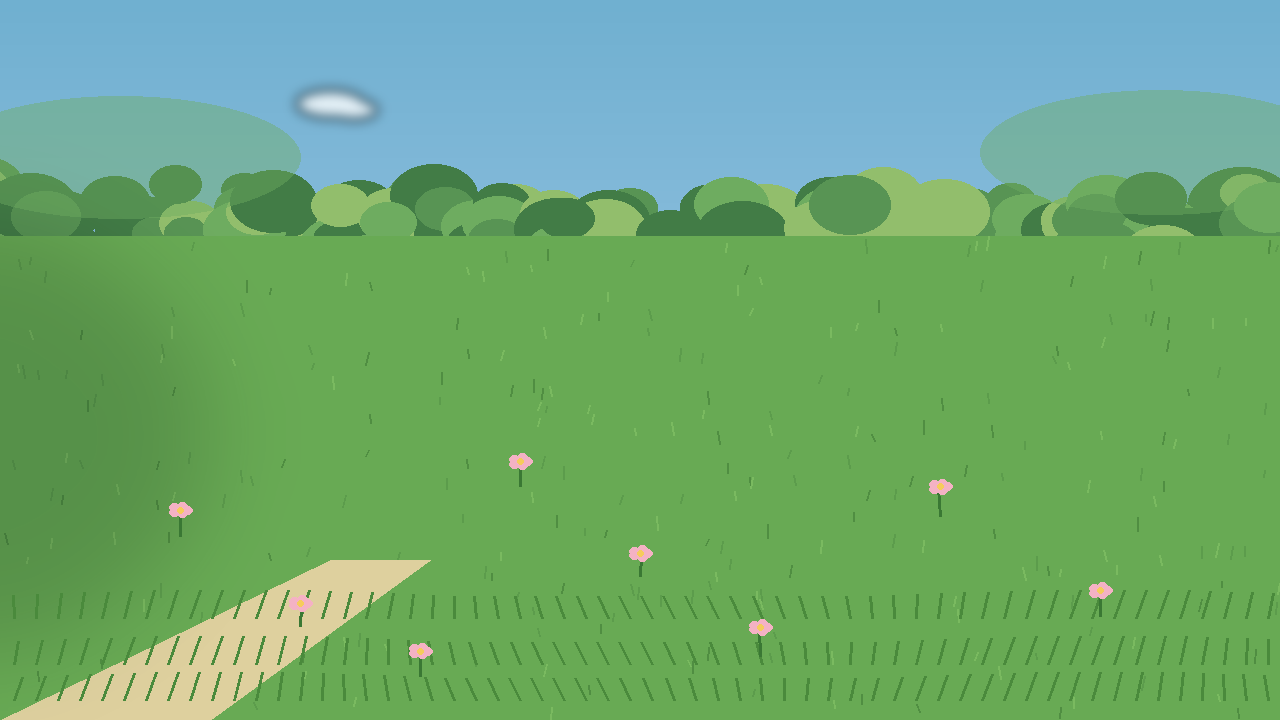
#> input picture show/assets/backgrounds/green/EP01-PLATE-green-day-v0-spec-still.png, 1280 x 720 px
$ python -i grade_plates.py   (imports and definitions only)
#> lines starting #> are read from the running program, lines starting #| are printed output that depends on the picture
#> further down, picture is the input picture: shape (720, 1280, 3); mean B, G, R 114.6, 169.6, 108.8
#!/usr/bin/env python3
"""EP01 gap-fill Work Package B — reproducible DERIVED plate grades.

Every output of this script is a DERIVED grade: a colour/light treatment
layered over an existing plate (Lighting System L7: shifts are layers,
never repaints). Nothing here is canon original art, and every output is
registered DERIVED with its provenance in show/shared/PLATES-REGISTRY.md.

Inputs (verified, see INVENTORY.md / registry):
  Gate base : gate-plate-v1-still-1280.png
              md5 3d3d76f29d0dd23aa8633db1e471b81e (1280 working copy of the
              owner-accepted 2048x1152 v1 still, md5 2d4207f638976799e877049f0bcb3dd3)
  Pond base : EP01-PLATE-pond-day-v0-spec-still.png
              md5 40365a232823d32a916f1ba422a7a619 (provisional spec plate)
  Green base: EP01-PLATE-green-day-v0-spec-still.png
              md5 2439b9676a98d84a9cf0c72d8e699c9c (provisional spec plate)

Run:  python3 grade_plates.py <gate|pond-dawn|pond-day|green> <in.png> <out.png>
Deps: Pillow + NumPy only. Deterministic (fixed seed for the dapple layer).
"""
import sys
import numpy as np
from PIL import Image, ImageDraw, ImageFilter

WARM = np.array([1.00, 0.92, 0.78])   # pale-gold warm tint direction
COOL = np.array([0.94, 1.00, 1.10])   # neutral-cool tint direction


def load(path):
    return np.asarray(Image.open(path).convert("RGB")).astype(np.float32) / 255.0


def save(arr, path):
    Image.fromarray((np.clip(arr, 0, 1) * 255).round().astype(np.uint8)).save(path)


def colour_balance(arr, shadow_rgb, mid_rgb, high_rgb):
    """Per-channel gains interpolated by luminance (shadows/mids/highlights)."""
    shadow_rgb, mid_rgb, high_rgb = (np.asarray(v, np.float32) for v in (shadow_rgb, mid_rgb, high_rgb))
    lum = arr.mean(axis=2, keepdims=True)
    g = (shadow_rgb[None, None, :] * (1 - lum) ** 2
         + mid_rgb[None, None, :] * 2 * lum * (1 - lum)
         + high_rgb[None, None, :] * lum ** 2)
    # normalise the interpolation weights
    w = (1 - lum) ** 2 + 2 * lum * (1 - lum) + lum ** 2
    return arr * (g / w)


def saturation(arr, factor):
    lum = arr.mean(axis=2, keepdims=True)
    return lum + (arr - lum) * factor


def lift_shadows(arr, lift):
    """Low-ratio / high-key move: raise the toe, compress contrast slightly."""
    return np.clip(arr * (1.0 - lift) + lift * arr ** 0.5 * 0.35 + lift * 0.30, 0, 1)


def horizontal_gradient(h, w, left, right):
    t = np.linspace(0, 1, w, dtype=np.float32)[None, :, None]
    return np.ones((h, w, 1), np.float32) * (left * (1 - t) + right * t)


def vertical_gradient(h, w, top, bottom):
    t = np.linspace(0, 1, h, dtype=np.float32)[:, None, None]
    return np.ones((h, w, 1), np.float32) * (top * (1 - t) + bottom * t)


# [74 lines left out: functions gate_dawn, pond_dawn, pond_day, not called in this run]


def green_day(arr):
    """GREEN-DAY "Canopy Dapple" finish of the provisional day still.

    Key quote: sun through canopy — dappled, broken key / green atmosphere
    bounce (atmosphere only) / leaf-edge yellow-green rim / temp
    warm-neutral / grade Signature Day with Ocean-green lean.
    Check first (documented in PROVENANCE.md): the provisional still is
    uniform flat light — no dapple at all — so it differs from the key.
    Moves:
      1. Dapple layer: deterministic soft light patches (seeded blobs,
         heavily blurred) multiplying luminance 0.90–1.10 -> the broken
         canopy key as a light layer (L7), not a repaint.
      2. Warm-neutral balance in highlights only -> warm-neutral temp.
      3. Yellow-green lift on the brightest values -> leaf-edge rim read
         at grade level.
      4. Saturation x1.05 -> the Green keeps the fullest saturation in
         the show (its mood dial stays at full).
    """
    h, w, _ = arr.shape
#> h = 720; w = 1280
    rng = np.random.default_rng(20261028)
    mask = Image.new("L", (w // 8, h // 8), 128)
#> mask: PIL image 160x90 L; every value is 128
    d = ImageDraw.Draw(mask)
    for _ in range(46):
        x, y = rng.uniform(0, w // 8), rng.uniform(0, h // 8)
        r = rng.uniform(6, 26)
        v = int(rng.uniform(88, 172))
        d.ellipse([x - r, y - r, x + r, y + r], fill=v)
    mask = mask.resize((w, h), Image.BILINEAR).filter(ImageFilter.GaussianBlur(28))
#> mask: PIL image 1280x720 L
    m = np.asarray(mask).astype(np.float32) / 255.0
    dapple = (0.90 + 0.20 * m)[:, :, None]
    out = np.clip(arr * dapple, 0, 1)
#> out: shape (720, 1280, 3) float32; every value is 1
    out = colour_balance(out, (1.00, 1.00, 1.00), (1.01, 1.00, 0.99), (1.03, 1.01, 0.96))
#> in colour_balance, `lum = arr.mean(axis=2, keepdims=True)`: lum: shape (720, 1280, 1) float32; every value is 1
#> in colour_balance, `g = (shadow_rgb[None, None, :] * (1 - lum) ** 2 + mid_rgb[None, None, ..`:
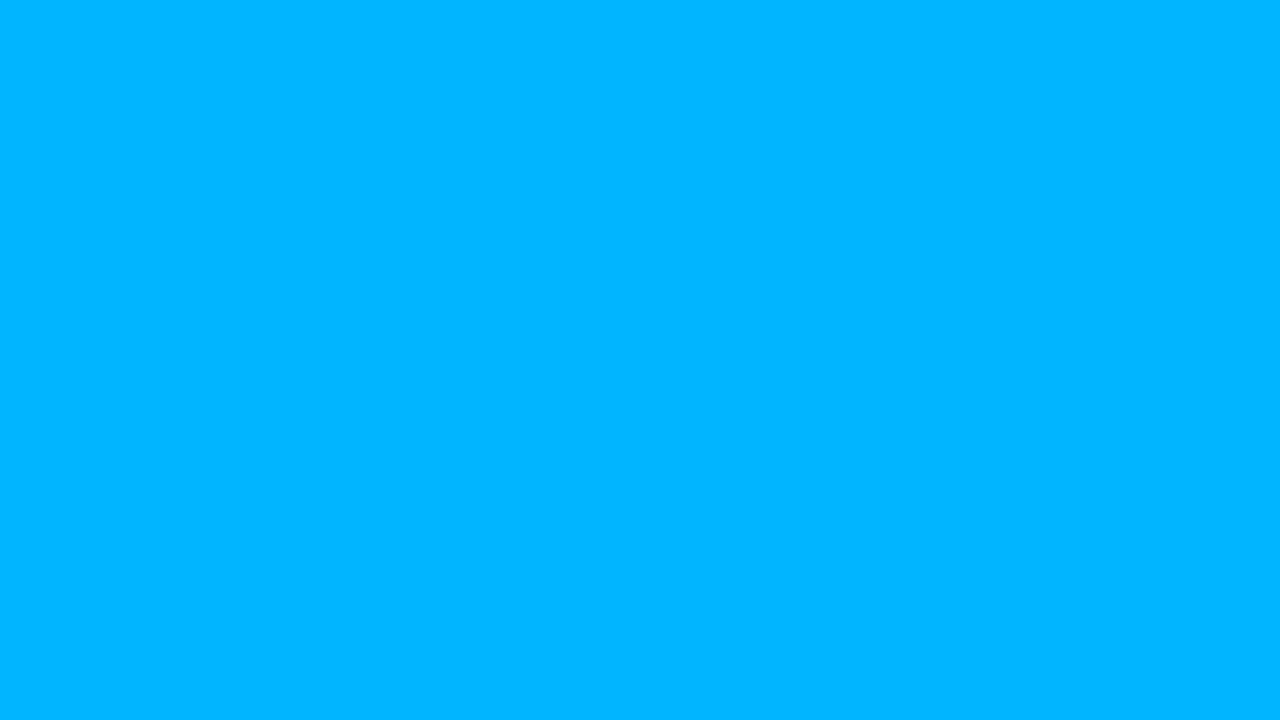
#> g: shape (720, 1280, 3) float32; mean B, G, R 1.02, 1, 0.952; drawn with min black and max white
    lum = out.mean(axis=2, keepdims=True)
    rim = np.clip((lum - 0.62) / 0.38, 0, 1) ** 2 * 0.10 * np.array([0.95, 1.05, 0.80])
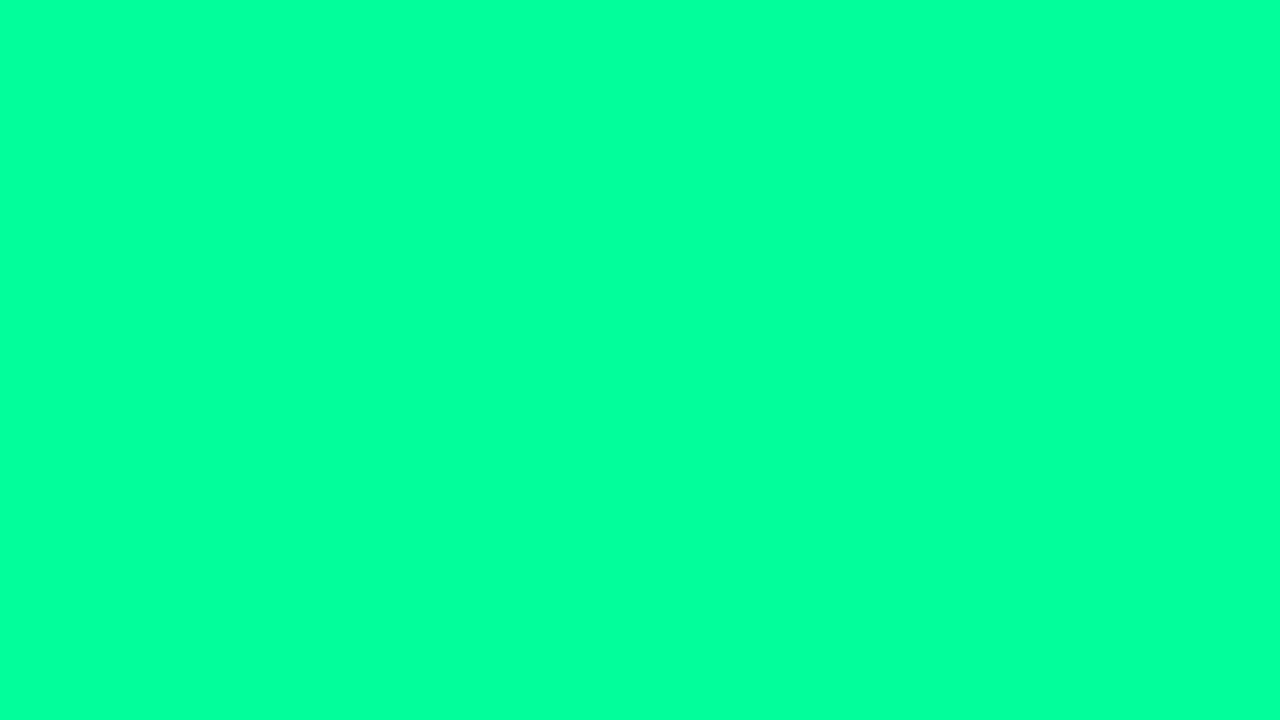
#> rim: shape (720, 1280, 3) float64; mean B, G, R 0.095, 0.105, 0.08; drawn with min black and max white
    out = np.clip(out + rim * (1 - out), 0, 1)
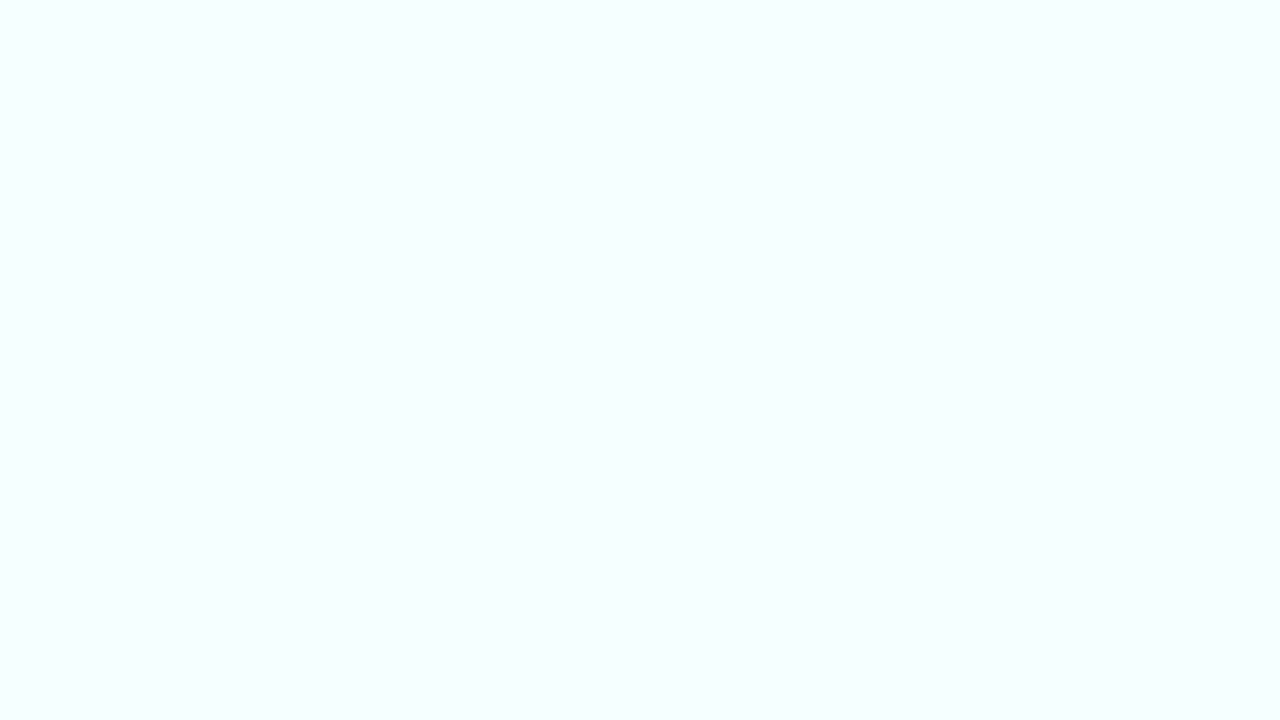
#> out: shape (720, 1280, 3) float64; mean B, G, R 1, 1, 0.963
    out = saturation(out, 1.05)
#> in saturation, `lum = arr.mean(axis=2, keepdims=True)`: lum: shape (720, 1280, 1) float64; every value is 0.988
#> in saturation, `return lum + (arr - lum) * factor`:
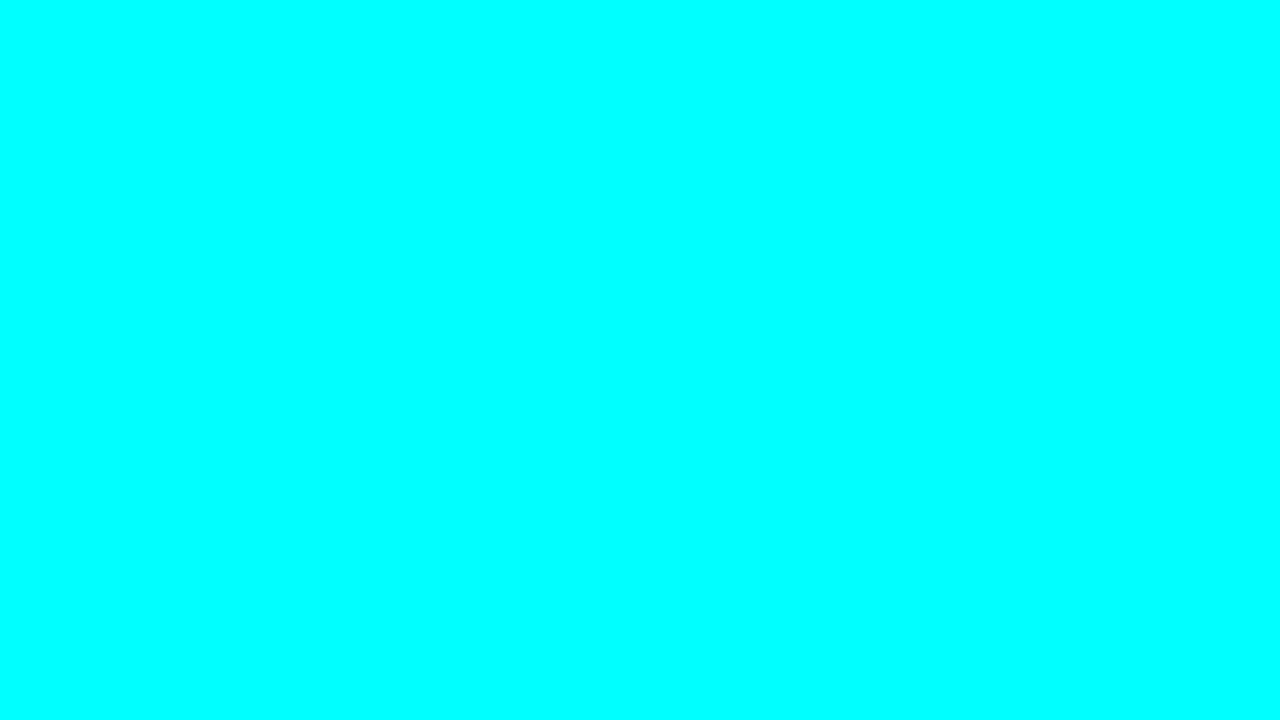
#> returned value: shape (720, 1280, 3) float64; mean of channels 0, 1, 2 1, 1, 0.962; drawn with min black and max white
    return out


JOBS = {"gate": gate_dawn, "pond-dawn": pond_dawn, "pond-day": pond_day, "green": green_day}

# [4 lines not run here, left out]

>>> import cv2
>>> picture = cv2.imread('../green/EP01-PLATE-green-day-v0-spec-still.png')
>>> result = green_day(picture)
